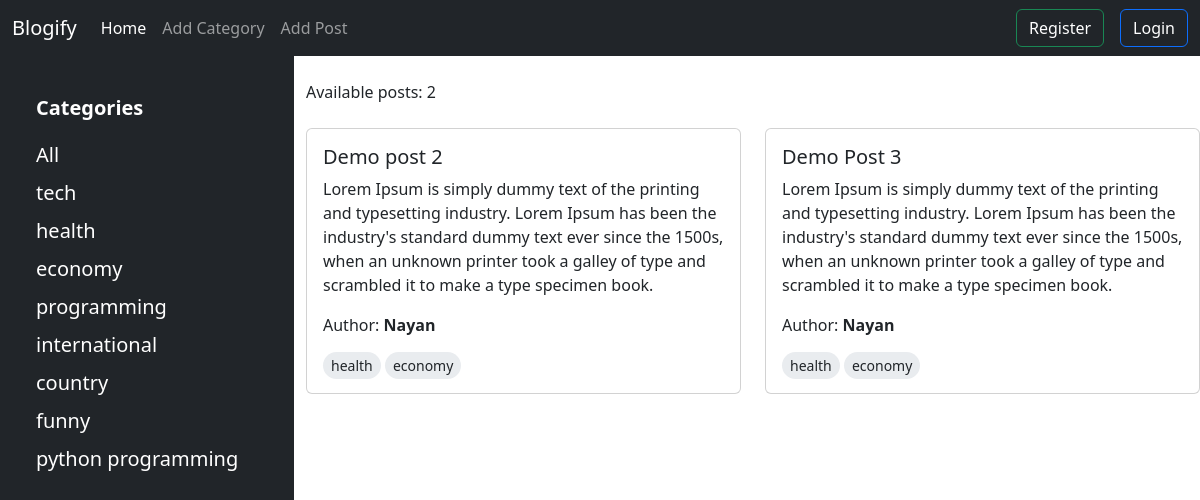
/category/economy/, run on the app's committed database.
### categories/models.py (models this page shows)
class Category(models.Model):
    name = models.CharField(max_length=50)
    slug = models.SlugField(max_length=100, null = True, blank = True, unique = True)
    def __str__(self):
        return self.name

### posts/models.py (models this page shows, shortened)
class Post(models.Model):
    title = models.CharField(max_length=100)
    content = models.TextField()
    categories = models.ManyToManyField(Category)
    author = models.ForeignKey(User, on_delete=models.CASCADE)

### blog_project/views.py (the view)
# urls.py: 2. Add a URL to urlpatterns:  path('', views.home, name='home')
def home (req, category_slug = None):
    posts = Post.objects.all()
    if category_slug is not None:
        category = Category.objects.get(slug = category_slug)
        posts = Post.objects.filter(categories = category)
    categories = Category.objects.all()
    return render (req, 'index.html', {'posts': posts, 'categories': categories})

### templates/index.html (shortened to what this page needs)
{% extends "base.html" %}
{% load static %}
{% block content %}
<div class="row g-4">
    <div class="col-sm-3 bg-dark px-5 py-4" style="min-height: 100vh;">
      <h5 class="my-3 text-white fw-bold text-danger">Categories</h5>
      <a href={% url "home" %} class="text-white my-1 d-inline-block fs-5 text-decoration-none">All</a><br>
      {% for cat in categories %}
        <a href={% url "category_wise_post" cat.slug %} class="text-white my-1 d-inline-block fs-5 text-decoration-none">{{ cat }}</a><br>
      {% endfor %}
    </div>
    <div class="col-sm-9">
      <div class="row g-4 mb-4">
        {% if posts %}
          <p class="mt-5 mb-0">Available posts: {{ posts | length }}</p>
            {% for post in posts %}
            <div class="col-sm-6 mb-3 mb-sm-0">
              <div class="card">
                <div class="card-body">
                  <h5 class="card-title">{{ post.title }}</h5>
                  <p class="card-text">{{ post.content }}</p>
                  <p>Author: <strong>{{ post.author | capfirst }}</strong></p>
                  {% for cat in post.categories.all %}
                    <span class="bg-body-secondary small rtiary px-2 py-1 rounded-pill">{{cat.name}}</span>
                  {% endfor %}
                </div>
              </div>
            </div>
            {% endfor %}
        {% else %}
        <p class="mt-5 mb-0">No post available.</p>
        {% endif %}
      </div>
    </div>
</div>
{% endblock content %}

### data on the page
Category: name "tech"
Category: name "health"
Category: name "economy"
Category: name "programming"
Category: name "international"
Category: name "country"
Category: name "funny"
Category: name "python programming"
Post: title "Demo post 2", content "Lorem Ipsum is simply dummy text of the printing and typesetting industry. Lorem Ipsum has been the industry's standard dummy text ever since the 1500s, when an unknown printer took a galley of type and scrambled it to make a type specimen book.", author "Nayan"
Post: title "Demo Post 3", content "Lorem Ipsum is simply dummy text of the printing and typesetting industry. Lorem Ipsum has been the industry's standard dummy text ever since the 1500s, when an unknown printer took a galley of type and scrambled it to make a type specimen book.", author "Nayan"

### other printed values
{{ posts | length }} "2"
